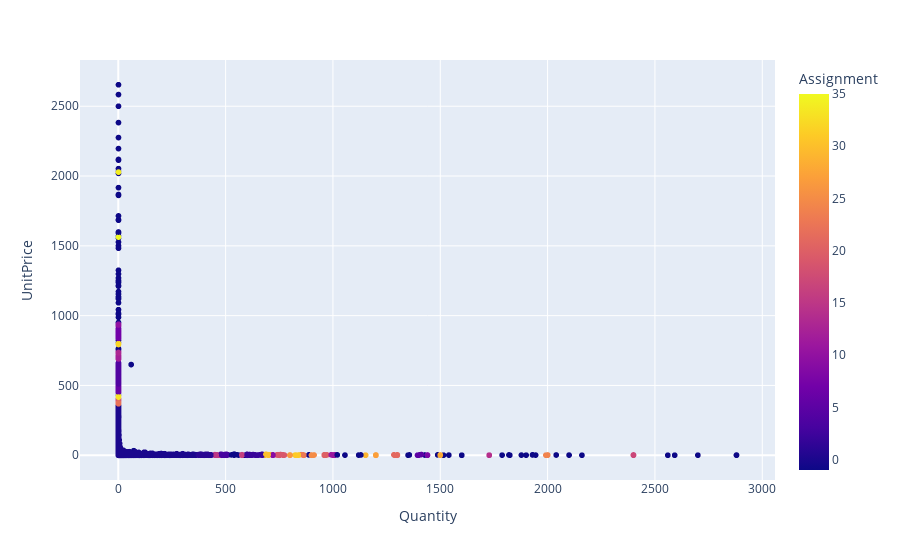

Write notebook code for a chart like this one.
### Code cell
colored_dataframe = pd.DataFrame(colored_data, columns=["Quantity", "UnitPrice", "Assignment"])

fig = px.scatter(colored_dataframe, x="Quantity", y="UnitPrice", color="Assignment")
fig.show()

### Figure 1 — Plotly figure (JSON) as saved in the notebook; plotly's stock layout.template omitted (floating-point values rounded to 4 significant figures; data arrays with more than 128 entries replaced by an {"elided": "..."} marker saying what was removed)
{"data": [{"hovertemplate": "Quantity=%{x}<br>UnitPrice=%{y}<br>Assignment=%{marker.color}<extra></extra>", "legendgroup": "", "marker": {"color": {"elided": "6557 int values"}, "coloraxis": "coloraxis", "symbol": "circle"}, "mode": "markers", "name": "", "showlegend": false, "type": "scattergl", "x": {"elided": "6557 int values"}, "xaxis": "x", "y": {"elided": "6557 float values"}, "yaxis": "y"}], "layout": {"coloraxis": {"colorbar": {"title": {"text": "Assignment"}}, "colorscale": [[0, "#0d0887"], [0.1111, "#46039f"], [0.2222, "#7201a8"], [0.3333, "#9c179e"], [0.4444, "#bd3786"], [0.5556, "#d8576b"], [0.6667, "#ed7953"], [0.7778, "#fb9f3a"], [0.8889, "#fdca26"], [1, "#f0f921"]]}, "legend": {"tracegroupgap": 0}, "margin": {"t": 60}, "xaxis": {"anchor": "y", "domain": [0, 1], "title": {"text": "Quantity"}}, "yaxis": {"anchor": "x", "domain": [0, 1], "title": {"text": "UnitPrice"}}}}
